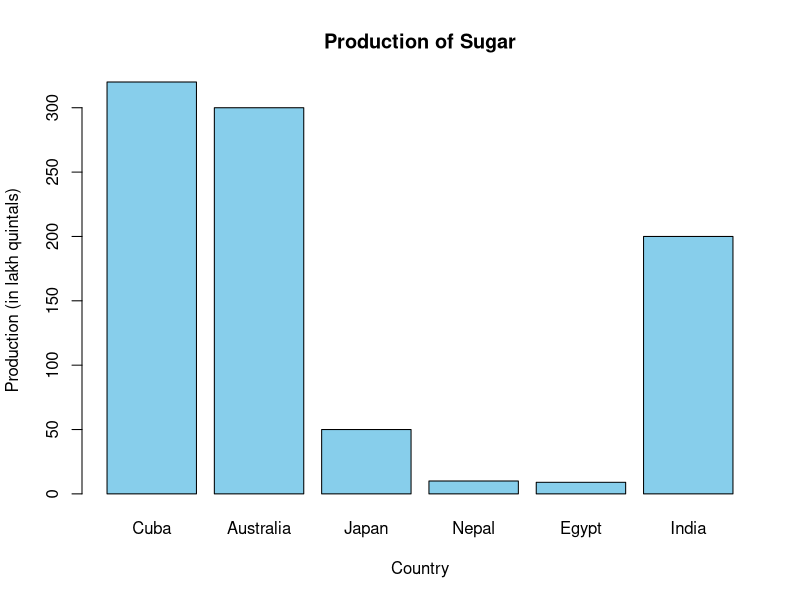

R code for this plot:
country <- c("Cuba","Australia","Japan","Nepal","Egypt","India")
production <- c(320,300,50,10,9,200)

barplot(production, names.arg=country, col="skyblue",
        main="Production of Sugar",
        xlab="Country", ylab="Production (in lakh quintals)")



class <- c("70-80","80-90","90-100","100-110","110-120","120-130","130-140","140-150")
f <- c(3,8,14,35,28,16,10,5)
mid <- c(75,85,95,105,115,125,135,145)
N <- sum(f)
mean <- sum(f*mid)/N
cf <- cumsum(f)
h <- 10
median_class <- which(cf >= N/2)[1]
L <- 70 + (median_class-1)*10
cf_prev <- ifelse(median_class==1,0,cf[median_class-1])
f_med <- f[median_class]
median <- L + ((N/2 - cf_prev)/f_med)*h
modal_class <- which.max(f)
L1 <- 70 + (modal_class-1)*10
f1 <- f[modal_class]
f0 <- ifelse(modal_class==1,0,f[modal_class-1])
f2 <- ifelse(modal_class==length(f),0,f[modal_class+1])
mode <- L1 + ((f1 - f0)/(2*f1 - f0 - f2))*h
mean
median
mode        
